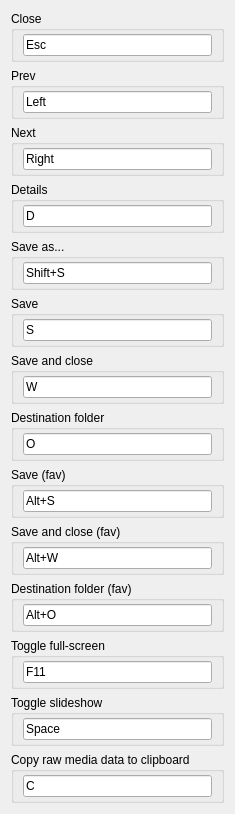
          <widget class="QWidget" name="scrollAreaWidgetContents_2">
           <property name="geometry">
            <rect>
             <x>0</x>
             <y>0</y>
             <width>235</width>
             <height>785</height>
            </rect>
           </property>
           <layout class="QVBoxLayout" name="verticalLayout_8">
            <item>
             <widget class="QGroupBox" name="groupViewerShortcutQuit">
              <property name="sizePolicy">
               <sizepolicy hsizetype="Preferred" vsizetype="Maximum">
                <horstretch>0</horstretch>
                <verstretch>0</verstretch>
               </sizepolicy>
              </property>
              <property name="title">
               <string>Close</string>
              </property>
              <layout class="QHBoxLayout" name="horizontalLayout_18">
               <property name="topMargin">
                <number>3</number>
               </property>
               <property name="bottomMargin">
                <number>3</number>
               </property>
               <item>
                <widget class="QKeySequenceEdit" name="keyViewerQuit">
                 <property name="keySequence">
                  <string>Esc</string>
                 </property>
                </widget>
               </item>
              </layout>
             </widget>
            </item>
            <item>
             <widget class="QGroupBox" name="groupViewerShortcutPrev">
              <property name="sizePolicy">
               <sizepolicy hsizetype="Preferred" vsizetype="Maximum">
                <horstretch>0</horstretch>
                <verstretch>0</verstretch>
               </sizepolicy>
              </property>
              <property name="title">
               <string>Prev</string>
              </property>
              <layout class="QHBoxLayout" name="horizontalLayout_3">
               <property name="topMargin">
                <number>3</number>
               </property>
               <property name="bottomMargin">
                <number>3</number>
               </property>
               <item>
                <widget class="QKeySequenceEdit" name="keyViewerPrev">
                 <property name="keySequence">
                  <string>Left</string>
                 </property>
                </widget>
               </item>
              </layout>
             </widget>
            </item>
            <item>
             <widget class="QGroupBox" name="groupViewerShortcutNext">
              <property name="sizePolicy">
               <sizepolicy hsizetype="Preferred" vsizetype="Maximum">
                <horstretch>0</horstretch>
                <verstretch>0</verstretch>
               </sizepolicy>
              </property>
              <property name="title">
               <string>Next</string>
              </property>
              <layout class="QHBoxLayout" name="horizontalLayout_4">
               <property name="topMargin">
                <number>3</number>
               </property>
               <property name="bottomMargin">
                <number>3</number>
               </property>
               <item>
                <widget class="QKeySequenceEdit" name="keyViewerNext">
                 <property name="keySequence">
                  <string>Right</string>
                 </property>
                </widget>
               </item>
              </layout>
             </widget>
            </item>
            <item>
             <widget class="QGroupBox" name="groupViewerShortcutDetails">
              <property name="sizePolicy">
               <sizepolicy hsizetype="Preferred" vsizetype="Maximum">
                <horstretch>0</horstretch>
                <verstretch>0</verstretch>
               </sizepolicy>
              </property>
              <property name="title">
               <string>Details</string>
              </property>
              <layout class="QHBoxLayout" name="horizontalLayout_5">
               <property name="topMargin">
                <number>3</number>
               </property>
               <property name="bottomMargin">
                <number>3</number>
               </property>
               <item>
                <widget class="QKeySequenceEdit" name="keyViewerDetails">
                 <property name="keySequence">
                  <string>D</string>
                 </property>
                </widget>
               </item>
              </layout>
             </widget>
            </item>
            <item>
             <widget class="QGroupBox" name="groupViewerShortcutSaveAs">
              <property name="sizePolicy">
               <sizepolicy hsizetype="Preferred" vsizetype="Maximum">
                <horstretch>0</horstretch>
                <verstretch>0</verstretch>
               </sizepolicy>
              </property>
              <property name="title">
               <string>Save as...</string>
              </property>
              <layout class="QHBoxLayout" name="horizontalLayout_6">
               <property name="topMargin">
                <number>3</number>
               </property>
               <property name="bottomMargin">
                <number>3</number>
               </property>
               <item>
                <widget class="QKeySequenceEdit" name="keyViewerSaveAs">
                 <property name="keySequence">
                  <string>Shift+S</string>
                 </property>
                </widget>
               </item>
              </layout>
             </widget>
            </item>
            <item>
             <widget class="QGroupBox" name="groupViewerShortcutSave">
              <property name="sizePolicy">
               <sizepolicy hsizetype="Preferred" vsizetype="Maximum">
                <horstretch>0</horstretch>
                <verstretch>0</verstretch>
               </sizepolicy>
              </property>
              <property name="title">
               <string>Save</string>
              </property>
              <layout class="QHBoxLayout" name="horizontalLayout_7">
               <property name="topMargin">
                <number>3</number>
               </property>
               <property name="bottomMargin">
                <number>3</number>
               </property>
               <item>
                <widget class="QKeySequenceEdit" name="keyViewerSave">
                 <property name="keySequence">
                  <string>S</string>
                 </property>
                </widget>
               </item>
              </layout>
             </widget>
            </item>
            <item>
             <widget class="QGroupBox" name="groupViewerShortcutSaveNQuit">
              <property name="sizePolicy">
               <sizepolicy hsizetype="Preferred" vsizetype="Maximum">
                <horstretch>0</horstretch>
                <verstretch>0</verstretch>
               </sizepolicy>
              </property>
              <property name="title">
               <string>Save and close</string>
              </property>
              <layout class="QHBoxLayout" name="horizontalLayout_8">
               <property name="topMargin">
                <number>3</number>
               </property>
               <property name="bottomMargin">
                <number>3</number>
               </property>
               <item>
                <widget class="QKeySequenceEdit" name="keyViewerSaveNQuit">
                 <property name="keySequence">
                  <string>W</string>
                 </property>
                </widget>
               </item>
              </layout>
             </widget>
            </item>
            <item>
             <widget class="QGroupBox" name="groupViewerShortcutOpen">
              <property name="sizePolicy">
               <sizepolicy hsizetype="Preferred" vsizetype="Maximum">
                <horstretch>0</horstretch>
                <verstretch>0</verstretch>
               </sizepolicy>
              </property>
              <property name="title">
               <string>Destination folder</string>
              </property>
              <layout class="QHBoxLayout" name="horizontalLayout_10">
               <property name="topMargin">
                <number>3</number>
               </property>
               <property name="bottomMargin">
                <number>3</number>
               </property>
               <item>
                <widget class="QKeySequenceEdit" name="keyViewerOpen">
                 <property name="keySequence">
                  <string>O</string>
                 </property>
                </widget>
               </item>
              </layout>
             </widget>
            </item>
            <item>
             <widget class="QGroupBox" name="groupViewerShortcutSaveFav">
              <property name="sizePolicy">
               <sizepolicy hsizetype="Preferred" vsizetype="Maximum">
                <horstretch>0</horstretch>
                <verstretch>0</verstretch>
               </sizepolicy>
              </property>
              <property name="title">
               <string>Save (fav)</string>
              </property>
              <layout class="QHBoxLayout" name="horizontalLayout_11">
               <property name="topMargin">
                <number>3</number>
               </property>
               <property name="bottomMargin">
                <number>3</number>
               </property>
               <item>
                <widget class="QKeySequenceEdit" name="keyViewerSaveFav">
                 <property name="keySequence">
                  <string>Alt+S</string>
                 </property>
                </widget>
               </item>
              </layout>
             </widget>
            </item>
            <item>
             <widget class="QGroupBox" name="groupViewerShortcutSaveNQuitFav">
              <property name="sizePolicy">
               <sizepolicy hsizetype="Preferred" vsizetype="Maximum">
                <horstretch>0</horstretch>
                <verstretch>0</verstretch>
               </sizepolicy>
              </property>
              <property name="title">
               <string>Save and close (fav)</string>
              </property>
              <layout class="QHBoxLayout" name="horizontalLayout_12">
               <property name="topMargin">
                <number>3</number>
               </property>
               <property name="bottomMargin">
                <number>3</number>
               </property>
               <item>
                <widget class="QKeySequenceEdit" name="keyViewerSaveNQuitFav">
                 <property name="keySequence">
                  <string>Alt+W</string>
                 </property>
                </widget>
               </item>
              </layout>
             </widget>
            </item>
            <item>
             <widget class="QGroupBox" name="groupViewerShortcutOpenFav">
              <property name="sizePolicy">
               <sizepolicy hsizetype="Preferred" vsizetype="Maximum">
                <horstretch>0</horstretch>
                <verstretch>0</verstretch>
               </sizepolicy>
              </property>
              <property name="title">
               <string>Destination folder (fav)</string>
              </property>
              <layout class="QHBoxLayout" name="horizontalLayout_17">
               <property name="topMargin">
                <number>3</number>
               </property>
               <property name="bottomMargin">
                <number>3</number>
               </property>
               <item>
                <widget class="QKeySequenceEdit" name="keyViewerOpenFav">
                 <property name="keySequence">
                  <string>Alt+O</string>
                 </property>
                </widget>
               </item>
              </layout>
             </widget>
            </item>
            <item>
             <widget class="QGroupBox" name="groupViewerShortcutToggleFullscreen">
              <property name="sizePolicy">
               <sizepolicy hsizetype="Preferred" vsizetype="Maximum">
                <horstretch>0</horstretch>
                <verstretch>0</verstretch>
               </sizepolicy>
              </property>
              <property name="title">
               <string>Toggle full-screen</string>
              </property>
              <layout class="QHBoxLayout" name="horizontalLayout_19">
               <property name="topMargin">
                <number>3</number>
               </property>
               <property name="bottomMargin">
                <number>3</number>
               </property>
               <item>
                <widget class="QKeySequenceEdit" name="keyViewerToggleFullscreen">
                 <property name="keySequence">
                  <string>F11</string>
                 </property>
                </widget>
               </item>
              </layout>
             </widget>
            </item>
            <item>
             <widget class="QGroupBox" name="groupViewerShortcutToggleSlideshow">
              <property name="sizePolicy">
               <sizepolicy hsizetype="Preferred" vsizetype="Maximum">
                <horstretch>0</horstretch>
                <verstretch>0</verstretch>
               </sizepolicy>
              </property>
              <property name="title">
               <string>Toggle slideshow</string>
              </property>
              <layout class="QHBoxLayout" name="horizontalLayout_21">
               <property name="topMargin">
                <number>3</number>
               </property>
               <property name="bottomMargin">
                <number>3</number>
               </property>
               <item>
                <widget class="QKeySequenceEdit" name="keyViewerToggleSlideshow">
                 <property name="keySequence">
                  <string>Space</string>
                 </property>
                </widget>
               </item>
              </layout>
             </widget>
            </item>
            <item>
             <widget class="QGroupBox" name="groupViewerShortcutDataToClipboard">
              <property name="sizePolicy">
               <sizepolicy hsizetype="Preferred" vsizetype="Maximum">
                <horstretch>0</horstretch>
                <verstretch>0</verstretch>
               </sizepolicy>
              </property>
              <property name="title">
               <string>Copy raw media data to clipboard</string>
              </property>
              <layout class="QHBoxLayout" name="horizontalLayout_20">
               <property name="topMargin">
                <number>3</number>
               </property>
               <property name="bottomMargin">
                <number>3</number>
               </property>
               <item>
                <widget class="QKeySequenceEdit" name="keyViewerDataToClipboard">
                 <property name="keySequence">
                  <string>C</string>
                 </property>
                </widget>
               </item>
              </layout>
             </widget>
            </item>
           </layout>
          </widget>
